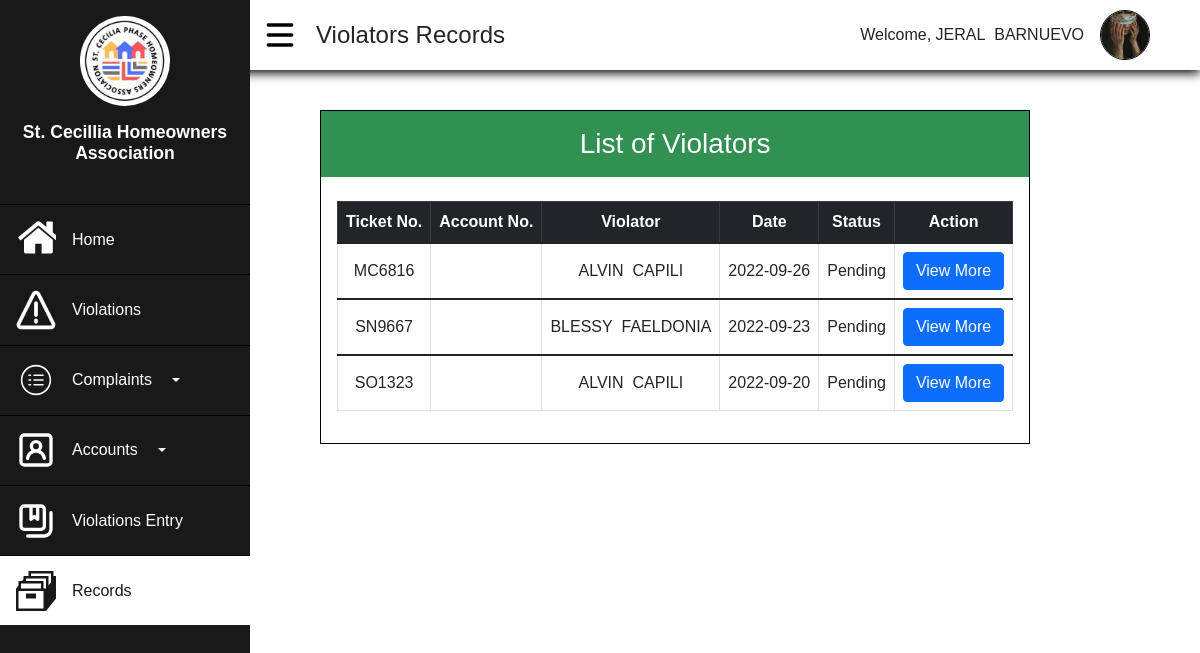
The app's page /Admin/Admin-Records.php (signed in) with its own data.
### tables this page shows
CREATE TABLE `records` (
  `records_iD` int(50) NOT NULL,
  `admin_ID` int(11) NOT NULL,
  `homeowners_ID` int(11) NOT NULL,
  `violation_ID` int(11) NOT NULL,
  `ticketNo` text NOT NULL,
  `Fine` varchar(255) NOT NULL,
  `status` varchar(255) NOT NULL,
  `Comment` text NOT NULL,
  `date_created` date NOT NULL DEFAULT current_timestamp(),
  `date_updated` datetime NOT NULL DEFAULT current_timestamp() ON UPDATE current_timestamp()
);

CREATE TABLE `homeowners` (
  `Homeowners_ID` int(11) NOT NULL,
  `Account_Number` varchar(255) NOT NULL,
  `First_Name` varchar(255) NOT NULL,
  `Last_Name` varchar(255) NOT NULL,
  `Gender` varchar(255) NOT NULL,
  `Age` int(255) NOT NULL,
  `ContactNo` varchar(255) NOT NULL,
  `Address` varchar(255) NOT NULL,
  `Birthdate` date NOT NULL,
  `Email` varchar(255) NOT NULL,
  `Image` varchar(255) NOT NULL,
  `Password` varchar(255) NOT NULL,
  `Confirm_Password` varchar(255) NOT NULL,
  `VerificationCode` varchar(255) NOT NULL,
  `verified` int(10) NOT NULL DEFAULT 0,
  `date_registered` datetime NOT NULL DEFAULT current_timestamp() ON UPDATE current_timestamp()
);

### Admin/Admin-Records.php (the view, shortened to what this page needs)
<?php
    require("process.php");
?>
<!DOCTYPE html>
<html lang="en">
<head>
    <link rel="stylesheet" href="https://use.fontawesome.com/releases/v5.15.4/css/all.css">
    <link rel="stylesheet" href="realtime.css">
    <link href="https://cdn.jsdelivr.net/npm/bootstrap@5.1.3/dist/css/bootstrap.min.css" rel="stylesheet">
    <link rel="stylesheet" href="Admin-Complaint.css">
    <link rel="stylesheet" type="text/css" href="https://cdnjs.cloudflare.com/ajax/libs/twitter-bootstrap/5.1.3/css/bootstrap.min.css"/>
    <link rel="stylesheet" type="text/css" href="https://cdn.datatables.net/v/bs5/jszip-2.5.0/dt-1.12.1/b-2.2.3/b-colvis-2.2.3/b-html5-2.2.3/b-print-2.2.3/datatables.min.css"/>
</head>
<body>
<?php
    if(!empty($_SESSION['Admin_ID'])){
        $AdminID=$_SESSION['Admin_ID'];
        $result=mysqli_query($conn, "SELECT*FROM admin WHERE Admin_ID='$AdminID'");
        $row=mysqli_fetch_assoc($result);
    }
?>
    <div class="main">
    <div class="side">
        <div class="logo">
            <img src="../Assets/logo.jpg" alt="" width="90px">
            <h2>St. Cecillia Homeowners Association</h2>
        </div>
        <div class="button">
            <ul class="side-button">
                <a href="Admin-Dashboard.php"><button class="buttn">
                    <p>Home</p>
                </button></a>
                <a href="Admin-Violations.php"><button class="buttn">
                    <p>Violations</p>
                </button></a>
                <button type="button" class="buttn buttn-primary dropdown-toggle" data-bs-toggle="dropdown">
                    <p>Complaints</p>
                </button>
                <button type="button" class="buttn buttn-primary dropdown-toggle" data-bs-toggle="dropdown">
                    <p>Accounts</p>
                </button>
                <a href="Violation-Entry.php"><button class="buttn">
                    <p>Violations Entry</p>
                </button></a>
                <a href="Admin-Records.php"><button class="buttn active">
                    <svg class="active" xmlns="http://www.w3.org/2000/svg" width="16" height="16" viewBox="0 0 16 16"><path fill="#fffff" d="M4 9h4v2H4V9z"/><path fill="#fffff" d="M16 2h-1V0H5v2H3v1.25L2.4 4H1v1.75L0 7v9h12l4-5V2zM2 5h8v2H2V5zm9 10H1V8h10v7zm1-8h-1V4H4V3h8v4zm2-2.5l-1 1.25V2H6V1h8v3.5z"/></svg><p>Records</p>
                </button></a>
            </ul>
        </div>
    </div>
    <div class="top">
        <div class="burger">
            <div class="hamburger"><svg class="ham" xmlns="http://www.w3.org/2000/svg" viewBox="0 0 24 24"><path d="M5 7h14c.6 0 1-.4 1-1s-.4-1-1-1H5c-.6 0-1 .4-1 1s.4 1 1 1zm0 6h14c.6 0 1-.4 1-1s-.4-1-1-1H5c-.6 0-1 .4-1 1s.4 1 1 1zm0 6h14c.6 0 1-.4 1-1s-.4-1-1-1H5c-.6 0-1 .4-1 1s.4 1 1 1z"/></svg></div>
            <p>Violators Records</p>
        </div>
        <div class="profile">
            <div class="welcome"><p>Welcome, <?php echo $row['FirstName'], "&nbsp;&nbsp;",$row['LastName']; ?></p></div>
        <div class="image" onclick="Dropmenu();">
                <img src="admin-imgs/<?php echo $row['Image_Profile']; ?>" alt="" width="50px">
            </div>
        </div>
    </div>
    <div class="body">
        <div class="container3">
            <h3>List of Violators</h3>
            <div class="table1">
            <table class="table table-bordered table-hover" id="Mytable1">
                <thead class="table-dark">
                    <th class="text-center">Ticket No.</th>
                    <th class="text-center">Account No.</th>
                    <th class="text-center">Violator</th>
                    <th class="text-center">Date</th>
                    <th class="text-center">Status</th>
                    <th class="text-center">Action</th>
                </thead>
                <?php
                    if(!empty($_SESSION['Admin_ID'])){
                    $query=mysqli_query($conn, "SELECT records.records_iD, records.ticketNo, records.Fine, records.Status, records.date_created, homeowners.Account_Number,homeowners.First_Name, homeowners.Last_Name
                    from records inner join homeowners on records.homeowners_ID = homeowners.Homeowners_ID");
                    while($row=mysqli_fetch_assoc($query)){
                ?>
                <tbody>
                    <tr>
                    <td><?php echo $row['ticketNo']; ?></td>
                    <td><?php echo $row['Account_Number']?></td>
                    <td><?php echo $row['First_Name'],"&nbsp&nbsp",$row['Last_Name']?></td>
                    <td><?php echo $row['date_created']?></td>
                    <td><?php echo $row['Status']?></td>
                    <td><button class="btn btn-primary" data-bs-toggle="modal" data-bs-target="#viewdetails<?php echo $row['records_iD']; ?>">View More</button></td>
                    </tr>
                </tbody>
                    <?php }
                    }
                    ?>
            </table>
            </div>
        </div>
    </div>
</div>
</body>
</html>

### Admin/realtime.css (style rules this page uses)
* { box-sizing: border-box; margin:0; padding:0; font-family: 'Poppins', sans-serif; }
:root { --side:#191919; --top:#ffffff; --body:#ffffff; --font-text:#000000; --main-color:#59CE8F; --secondary:#319052; --hover:#65C18C; }
.main { display: grid; grid-template-columns: 250px 1fr; grid-template-rows: 100px 1fr; grid-template-areas: "side head head" "side body body" "side body body"; height: 100%; width: 100%; }
.side { grid-area:side; display: flex; flex-direction: column; align-items: center; gap:1rem; background:var(--side); padding:0; width:100%; height: 100%; max-width: 250px; z-index: 999; position: fixed; top:0; left:0; }
.side>.logo { display: flex; flex-direction: column; align-items: center; justify-content: center; text-align: center; gap:1rem; padding:1rem; }
.side>.logo>h2 { font-size:1.1rem; font-weight: 600; color: #FFFFFF; }
.side>.logo>img { border-radius:100%; }
svg { fill:#FFFFFF; width: 40px; height: 50px; }
.side-button { padding:0; margin:0; display: flex; flex-direction: column; }
.button { width: 100%; }
.buttn { width: 100%; padding:.6rem; background-color:var(--side); color:#FFFFFF; border-top:1px solid black; border-left:none; border-right:none; border-bottom: none; display:flex; align-items: center; transition: .5s; }
.button>.side-button>a { text-decoration: none; }
.button>.side-button>a>.buttn { display: flex; align-items: center; justify-content: flex-start; gap:1rem; font-size: 1rem; text-align:center; padding-left:1rem; }
.button>.side-button>a>.buttn>p { padding:0; margin:0; }
.button>.side-button>a>.buttn.active { background:var(--body); color:var(--side); }
.button>.side-button>a>.buttn>svg.active { fill:var(--side); }
.buttn { display: flex; align-items: center; padding-left:1rem; gap:1rem; font-size: 1rem; text-align:center; }
.buttn>p { margin:0; padding:0; }
.top { grid-area:head; display: flex; align-items: center; justify-content: space-between; padding: 1rem 1rem; background:var(--top); box-shadow:0 3px 10px black ; position: fixed; top:0; left:0; height:80px; z-index:90; width:100%; height: 70px; padding-left:260px; padding-right:50px; }
.burger { display: flex; flex-direction: row; align-items: center; gap:1rem; }
.ham { fill: #000; }
.top>.profile { display: flex; align-items: center; gap:1rem; }
.top>.burger>p { margin:0; font-size: 1.5rem; }
.top>.profile>.welcome { display: flex; align-items: center; justify-content: center; }
.top>.profile>.welcome>p { margin:0; }
.top>.profile>.image { border: 1px black solid; width: 50px; height: 50px; border-radius: 100%; position: relative; overflow: hidden; cursor:pointer; transition:1s; }
.top>.profile>.image>img { position: absolute; top:0; left:0; width: 100%; height: 100%; object-fit:cover; }
.body { display: flex; align-items: flex-start; justify-content: flex-start; flex-direction: column; padding:4rem; background-color: #ffffff; height:100%; width: 100%; padding-left:320px; padding-top: 110px; overflow: scroll; position:absolute; }
.table { width: 100%; height: 100%; max-height: 400px; background-color: #FFFFFF; padding:1.5rem; margin:0; overflow: scroll; }
thead { vertical-align: middle; text-align: center; border: 1px solid black; }
tbody { vertical-align: middle; text-align: center; }
tr { padding:0; vertical-align: middle; }

### Admin/Admin-Complaint.css (style rules this page uses)
.container3 { border: 1px solid black; }
.container3>h3 { background-color: #319052; text-align: center; padding:1rem; color:#ffffff; }
.container3>.table1 { padding:1rem; }

### records on screen
records: ticketNo "MC6816", homeowners_ID.First_Name "ALVIN", homeowners_ID.Last_Name "CAPILI", date_created "2022-09-26", status "Pending"
records: ticketNo "SN9667", homeowners_ID.First_Name "BLESSY", homeowners_ID.Last_Name "FAELDONIA", date_created "2022-09-23", status "Pending"
records: ticketNo "SO1323", homeowners_ID.First_Name "ALVIN", homeowners_ID.Last_Name "CAPILI", date_created "2022-09-20", status "Pending"

### other values on screen
$row['FirstName'] "JERAL"
$row['LastName'] "BARNUEVO"
